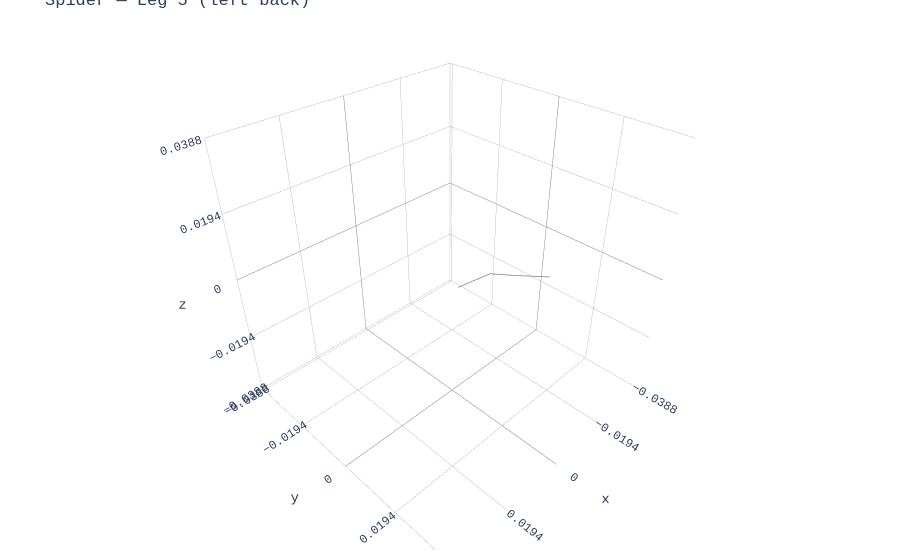

Source (notebook cell):
### Code cell
# Plot leg 5 (left back — mirror of leg 4)
fig = plot_partial_plotly(spider, leg_number=5, colour="royalblue", alpha=0.8)
fig.update_layout(title="Spider — Leg 5 (left back)")
fig.show()

### Figure 1 — Plotly figure (JSON) as saved in the notebook; plotly's stock layout.template omitted (floating-point values rounded to 4 significant figures)
{"data": [{"hoverinfo": "name", "line": {"color": "grey", "width": 1.5}, "mode": "lines", "name": "leg_5 royalblue", "type": "scatter3d", "x": [-0.02792, -0.01644, -0.007202, 0.0002491, -0.007202, -0.01644, -0.02792, -0.02792], "y": [0.0105, 0.008387, 0.006425, 0.002291, 0.006425, 0.008387, 0.0105, 0.0105], "z": [-0.007235, -0.002174, 0.002016, -0.0006147, 0.002016, -0.002174, -0.007235, -0.007235]}], "layout": {"font": {"family": "Andale Mono, Courier New, sans-serif"}, "margin": {"b": 10, "l": 10, "r": 10, "t": 10}, "scene": {"aspectmode": "cube", "aspectratio": {"x": 1, "y": 1, "z": 1}, "xaxis": {"backgroundcolor": "white", "dtick": 0.0194, "gridcolor": "grey", "gridwidth": 0.5, "range": [-0.0388, 0.0388], "showbackground": true, "zerolinecolor": "grey"}, "yaxis": {"backgroundcolor": "white", "dtick": 0.0194, "gridcolor": "grey", "gridwidth": 0.5, "range": [-0.03967, 0.03794], "showbackground": true, "zerolinecolor": "grey"}, "zaxis": {"backgroundcolor": "white", "dtick": 0.0194, "gridcolor": "grey", "gridwidth": 0.5, "range": [-0.0388, 0.0388], "showbackground": true, "zerolinecolor": "grey"}}, "showlegend": false, "title": {"text": "Spider — Leg 5 (left back)"}}}
